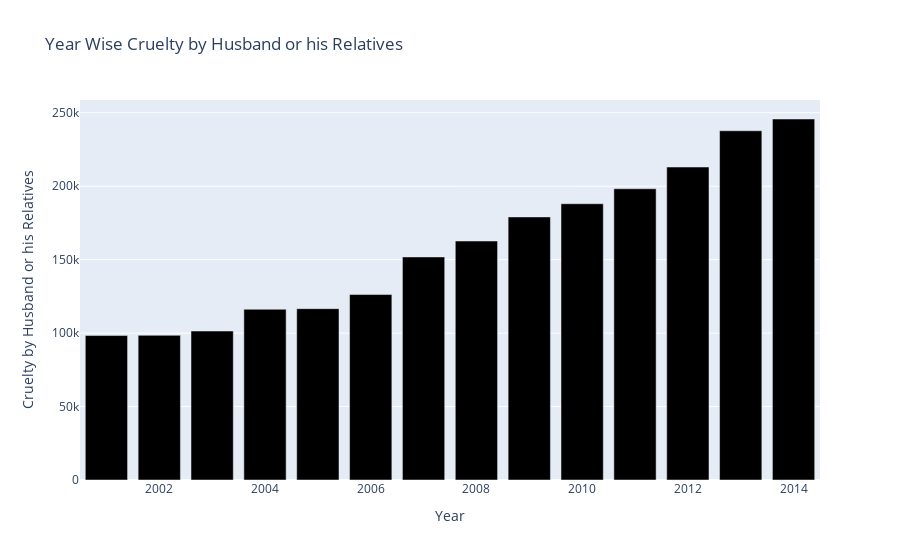

Notebook cell for this chart:
### Markdown cell above
6) Cruelty by Husband or his Relatives

### Code cell
fig = px.bar(total_case_all_years, x=total_case_all_years.index, y='Cruelty by Husband or his Relatives',
             color_discrete_sequence=['black'],title='Year Wise Cruelty by Husband or his Relatives')
fig.show()

### Figure 1 — Plotly figure (JSON) as saved in the notebook; plotly's stock layout.template omitted (floating-point values rounded to 4 significant figures)
{"data": [{"alignmentgroup": "True", "hovertemplate": "Year=%{x}<br>Cruelty by Husband or his Relatives=%{y}<extra></extra>", "legendgroup": "", "marker": {"color": "black"}, "name": "", "offsetgroup": "", "orientation": "v", "showlegend": false, "textposition": "auto", "type": "bar", "x": [2001, 2002, 2003, 2004, 2005, 2006, 2007, 2008, 2009, 2010, 2011, 2012, 2013, 2014], "xaxis": "x", "y": [98340, 98474, 101406, 116242, 116638, 126256, 151860, 162688, 179092, 188082, 198270, 213054, 237732, 245754], "yaxis": "y"}], "layout": {"barmode": "relative", "legend": {"tracegroupgap": 0}, "title": {"text": "Year Wise Cruelty by Husband or his Relatives"}, "xaxis": {"anchor": "y", "domain": [0, 1], "title": {"text": "Year"}}, "yaxis": {"anchor": "x", "domain": [0, 1], "title": {"text": "Cruelty by Husband or his Relatives"}}}}
